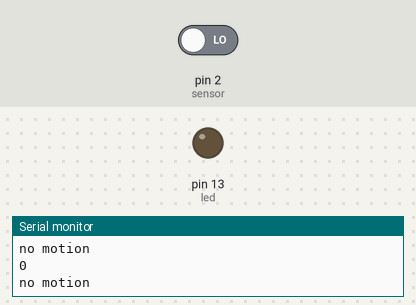
A sketch run on a simulated Arduino Uno, built with avr-gcc and run on an emulated ATmega328P. Parts: output pins drawn as LEDs (lit = HIGH), the last lines printed to the serial monitor. The inputs (shaded band) are chosen by the test bench; at power-on: pin 2 (sensor) LOW.

Above: at 1.2 s.
1.3 s: pin 2 (sensor) driven HIGH
At 2.0 s:
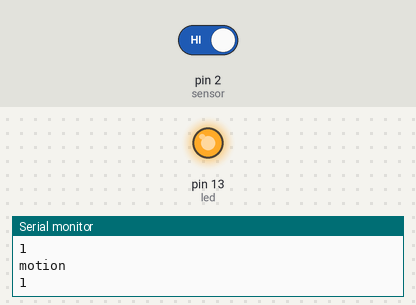
2.8 s: pin 2 (sensor) driven LOW
At 3.6 s:
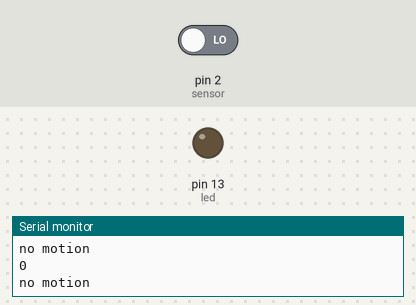
Timing chart, 0 to 5.8 s (numbered marks = the images above; inputs shaded):
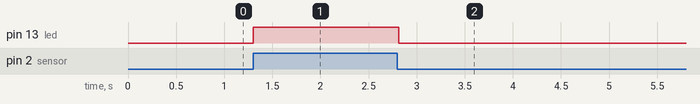

The sketch:

code.ino
```cpp
int led = 13;
int sensor = 2;

void setup() {
  pinMode(led, OUTPUT);
  pinMode(sensor, INPUT);
  Serial.begin(9600);
}

void loop() {
  int sensorval = digitalRead(sensor);
  Serial.println(sensorval);

  if (sensorval == HIGH) {
    digitalWrite(led, HIGH);
    Serial.println("motion");
  }
  else {
    digitalWrite(led, LOW);
    Serial.println("no motion");
  }
}
```

Measured:
- after the input at 1.3 s, pin 13 (led): LOW → HIGH at once
- after the input at 2.8 s, pin 13 (led): HIGH → LOW at once
